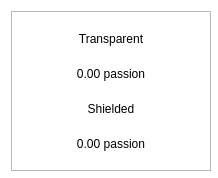
<?xml version="1.0" encoding="UTF-8"?>
<ui version="4.0">
 <class>BalanceBubble</class>
 <widget class="QWidget" name="BalanceBubble">
  <property name="geometry">
   <rect>
    <x>0</x>
    <y>0</y>
    <width>218</width>
    <height>178</height>
   </rect>
  </property>
  <property name="minimumSize">
   <size>
    <width>218</width>
    <height>178</height>
   </size>
  </property>
  <property name="maximumSize">
   <size>
    <width>250</width>
    <height>178</height>
   </size>
  </property>
  <property name="windowTitle">
   <string>Form</string>
  </property>
  <property name="styleSheet">
   <string notr="true">#BalanceBubble{
background-color:transparent
}</string>
  </property>
  <layout class="QVBoxLayout" name="verticalLayout_2">
   <property name="spacing">
    <number>0</number>
   </property>
   <item>
    <widget class="QFrame" name="frame">
     <property name="minimumSize">
      <size>
       <width>200</width>
       <height>160</height>
      </size>
     </property>
     <property name="maximumSize">
      <size>
       <width>250</width>
       <height>160</height>
      </size>
     </property>
     <property name="styleSheet">
      <string notr="true"/>
     </property>
     <property name="frameShape">
      <enum>QFrame::StyledPanel</enum>
     </property>
     <property name="frameShadow">
      <enum>QFrame::Raised</enum>
     </property>
     <property name="lineWidth">
      <number>10</number>
     </property>
     <layout class="QVBoxLayout" name="verticalLayout">
      <property name="spacing">
       <number>0</number>
      </property>
      <item>
       <layout class="QHBoxLayout" name="horizontalLayout">
        <item>
         <widget class="QLabel" name="lblFirst">
          <property name="styleSheet">
           <string notr="true"/>
          </property>
          <property name="text">
           <string>Transparent</string>
          </property>
          <property name="alignment">
           <set>Qt::AlignCenter</set>
          </property>
         </widget>
        </item>
       </layout>
      </item>
      <item>
       <widget class="QLabel" name="textTransparent">
        <property name="styleSheet">
         <string notr="true"/>
        </property>
        <property name="text">
         <string>0.00 passion</string>
        </property>
        <property name="alignment">
         <set>Qt::AlignCenter</set>
        </property>
       </widget>
      </item>
      <item>
       <widget class="QLabel" name="lblSecond">
        <property name="styleSheet">
         <string notr="true"/>
        </property>
        <property name="text">
         <string>Shielded</string>
        </property>
        <property name="alignment">
         <set>Qt::AlignCenter</set>
        </property>
       </widget>
      </item>
      <item>
       <widget class="QLabel" name="textShielded">
        <property name="styleSheet">
         <string notr="true"/>
        </property>
        <property name="text">
         <string>0.00 passion</string>
        </property>
        <property name="alignment">
         <set>Qt::AlignCenter</set>
        </property>
       </widget>
      </item>
     </layout>
    </widget>
   </item>
  </layout>
 </widget>
 <resources/>
 <connections/>
</ui>
